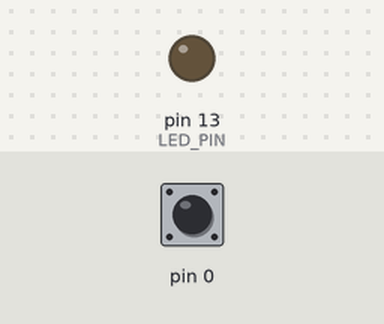
Recording of a sketch running on a simulated Arduino Uno, built for the host (arithmetic inside an expression is 32-bit, double 64-bit). Shown: output pins drawn as LEDs (lit = HIGH). Dashed ring = blinking. The test bench sets the inputs (shaded band); at power-on: pin 0 HIGH. What the sketch prints to the serial monitor is not drawn.

Above: at 1.2 s.
1.3 s: pin 0 pulled LOW for 3.2 s
At 2.5 s:
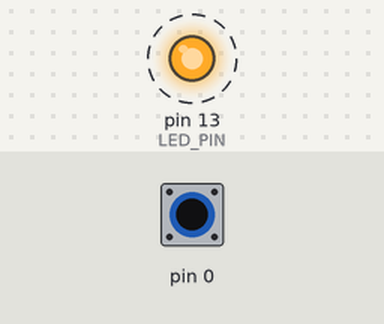
6.0 s: pin 0 pulled LOW for 0.15 s
At 6.8 s:
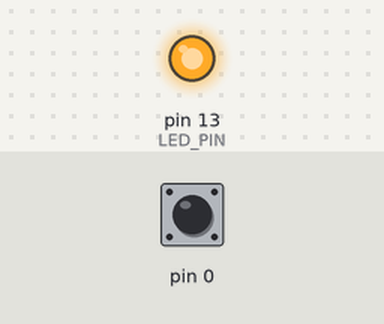
8.0 s: pin 0 pulled LOW for 1 s
At 10.5 s:
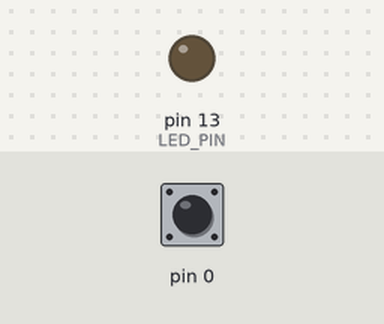
10.8 s: pin 0 pulsed LOW 5 times (0.12 s each, 0.3 s apart)
At 13.9 s:
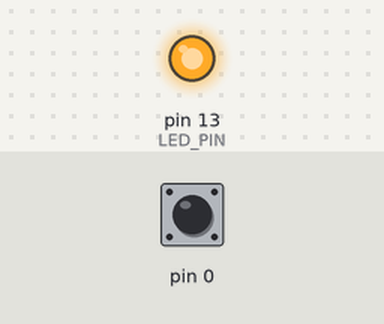
Timing chart, 0 to 14.8 s (numbered marks = the images above; inputs shaded):
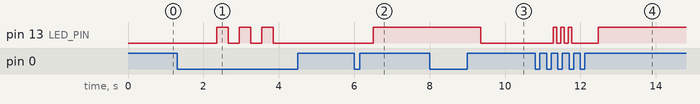

The sketch:

ButtonSwitch.ino
```cpp
/*
 * 버튼 스위치 모듈 테스트 (Push Button Module)
 * 보드: NUCLEO-F103RB (STM32F103RBT6)
 * 환경: Arduino IDE with STM32duino
 *
 * 핀 연결:
 *   - VCC: 3.3V 또는 5V
 *   - GND: GND
 *   - Signal: PA0
 */

#define BUTTON_PIN PA0       // 버튼 입력 핀
#define LED_PIN LED_BUILTIN  // 내장 LED (PA5)

// 버튼 상태 변수
bool buttonState = HIGH;
bool lastButtonState = HIGH;
unsigned long lastDebounceTime = 0;
const unsigned long debounceDelay = 50;

// 버튼 이벤트 변수
bool buttonPressed = false;
bool buttonReleased = false;
bool buttonHeld = false;

// 롱프레스 감지
unsigned long buttonPressTime = 0;
const unsigned long longPressTime = 1000;  // 1초 이상 누르면 롱프레스
bool longPressDetected = false;

// 더블클릭 감지
unsigned long lastClickTime = 0;
const unsigned long doubleClickTime = 300;  // 300ms 이내 두 번 클릭
int clickCount = 0;

// LED 상태 (토글용)
bool ledState = false;

// 통계
unsigned long pressCount = 0;

void setup() {
  Serial.begin(115200);
  while (!Serial) {
    ;
  }

  pinMode(BUTTON_PIN, INPUT_PULLUP);  // 내부 풀업 저항 사용
  pinMode(LED_PIN, OUTPUT);
  digitalWrite(LED_PIN, LOW);

  Serial.println("================================");
  Serial.println("버튼 스위치 모듈 테스트");
  Serial.println("NUCLEO-F103RB");
  Serial.println("================================");
  Serial.println();
  Serial.println("버튼 동작:");
  Serial.println("  - 클릭: LED 토글");
  Serial.println("  - 더블클릭: LED 빠른 깜빡임 3회");
  Serial.println("  - 롱프레스(1초): LED 천천히 깜빡임");
  Serial.println();
}

void loop() {
  // 버튼 상태 읽기 및 디바운싱
  int reading = digitalRead(BUTTON_PIN);

  if (reading != lastButtonState) {
    lastDebounceTime = millis();
  }

  if ((millis() - lastDebounceTime) > debounceDelay) {
    // 상태 변화 감지
    if (reading != buttonState) {
      buttonState = reading;

      if (buttonState == LOW) {
        // 버튼 눌림
        buttonPressed = true;
        buttonPressTime = millis();
        longPressDetected = false;
        Serial.println("[이벤트] 버튼 눌림");
      } else {
        // 버튼 뗌
        buttonReleased = true;
        unsigned long pressDuration = millis() - buttonPressTime;

        Serial.print("[이벤트] 버튼 뗌 (");
        Serial.print(pressDuration);
        Serial.println("ms)");

        // 롱프레스가 아닌 경우에만 클릭 처리
        if (!longPressDetected) {
          processClick();
        }
      }
    }
  }

  // 롱프레스 감지 (버튼이 눌려있는 동안)
  if (buttonState == LOW && !longPressDetected) {
    if ((millis() - buttonPressTime) > longPressTime) {
      longPressDetected = true;
      Serial.println("[이벤트] 롱프레스 감지!");
      longPressAction();
    }
  }

  // 더블클릭 타임아웃 처리
  if (clickCount == 1 && (millis() - lastClickTime) > doubleClickTime) {
    // 싱글 클릭 확정
    clickCount = 0;
    singleClickAction();
  }

  lastButtonState = reading;
}

void processClick() {
  unsigned long currentTime = millis();

  if ((currentTime - lastClickTime) < doubleClickTime) {
    // 더블클릭
    clickCount = 0;
    Serial.println("[이벤트] 더블클릭!");
    doubleClickAction();
  } else {
    // 첫 번째 클릭 또는 싱글 클릭 대기
    clickCount = 1;
    lastClickTime = currentTime;
    pressCount++;
    Serial.print("[통계] 총 클릭 횟수: ");
    Serial.println(pressCount);
  }
}

void singleClickAction() {
  // 싱글 클릭: LED 토글
  ledState = !ledState;
  digitalWrite(LED_PIN, ledState);
  Serial.print("[동작] LED ");
  Serial.println(ledState ? "ON" : "OFF");
}

void doubleClickAction() {
  // 더블클릭: LED 빠른 깜빡임 3회
  Serial.println("[동작] LED 빠른 깜빡임");
  for (int i = 0; i < 3; i++) {
    digitalWrite(LED_PIN, HIGH);
    delay(100);
    digitalWrite(LED_PIN, LOW);
    delay(100);
  }
  digitalWrite(LED_PIN, ledState);  // 원래 상태로 복귀
}

void longPressAction() {
  // 롱프레스: LED 천천히 깜빡임
  Serial.println("[동작] LED 천천히 깜빡임");
  for (int i = 0; i < 3; i++) {
    digitalWrite(LED_PIN, HIGH);
    delay(300);
    digitalWrite(LED_PIN, LOW);
    delay(300);
  }
  digitalWrite(LED_PIN, ledState);  // 원래 상태로 복귀
}
```

Measured:
- after the input at 1.3 s, pin 13 (LED_PIN): alternates HIGH for 0.30 s and LOW for 0.30 s, 6 changes in all, then stays LOW, starting after 1.1 s
- after the input at 6.0 s, pin 13 (LED_PIN): LOW → HIGH after 0.50 s
- after the input at 8.0 s, pin 13 (LED_PIN): HIGH → LOW after 1.4 s
- after the input at 10.8 s, pin 13 (LED_PIN): LOW → HIGH after 0.47 s, then repeats every 0.20 s: LOW 0.10 s, HIGH 0.10 s
